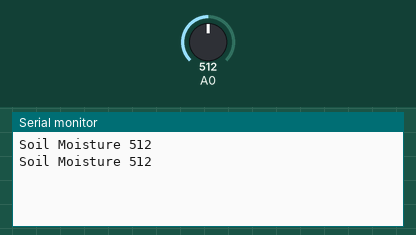
This sketch was run on a simulated Arduino Uno, built with avr-gcc and run on an emulated ATmega328P. Shown: the last lines printed to the serial monitor. The test bench sets the inputs (shaded band); at power-on: A0 = 512.

Above: at 1.8 s.
1.9 s: A0 set to 716
At 2.7 s:
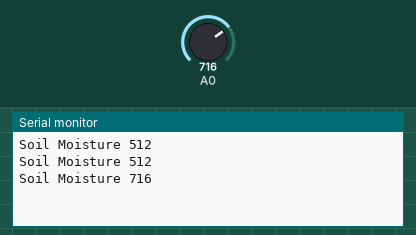
3.4 s: A0 set to 900
At 4.8 s:
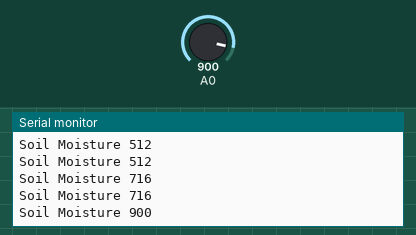
Timing chart, 0 to 6.4 s (numbered marks = the images above; inputs shaded):
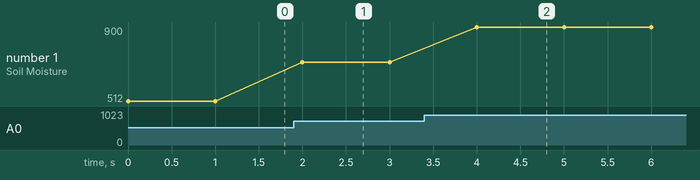

Measured:
- after the input at 1.9 s, the serial monitor: prints a new line after 0.10 s (image 1)
- after the input at 3.4 s, the serial monitor: prints a new line after 0.60 s (image 2)
- plotted number 1: 512 → 716 after the input at 1.9 s, 716 → 900 after the input at 3.4 s

The sketch:

SoilSensorAnalogRead.ino
```cpp
// Capactive Soil Sensor Test
//
// Attach yellow wire on sensor to pin A0
// Put 3.3 volts to red wire from VCC pin
// Black wire goes to ground

void setup() {
  Serial.begin(9600);
}

void loop() {
  int sensorValue = analogRead(A0);
  Serial.print("Soil Moisture ");
  Serial.println(sensorValue);
  delay(1000);
}
```
